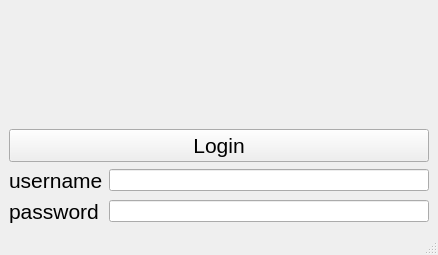
<?xml version="1.0" encoding="UTF-8"?>
<ui version="4.0">
 <class>MainWindow</class>
 <widget class="QMainWindow" name="MainWindow">
  <property name="geometry">
   <rect>
    <x>0</x>
    <y>0</y>
    <width>438</width>
    <height>255</height>
   </rect>
  </property>
  <property name="windowTitle">
   <string>MainWindow</string>
  </property>
  <widget class="QWidget" name="centralwidget">
   <layout class="QHBoxLayout" name="horizontalLayout">
    <item>
     <layout class="QVBoxLayout" name="verticalLayout_2">
      <item>
       <layout class="QVBoxLayout" name="verticalLayout">
        <item>
         <widget class="QLabel" name="labelInfo">
          <property name="font">
           <font>
            <pointsize>16</pointsize>
           </font>
          </property>
          <property name="text">
           <string/>
          </property>
          <property name="alignment">
           <set>Qt::AlignmentFlag::AlignCenter</set>
          </property>
         </widget>
        </item>
        <item>
         <widget class="QPushButton" name="btnLogin">
          <property name="font">
           <font>
            <pointsize>16</pointsize>
           </font>
          </property>
          <property name="text">
           <string>Login</string>
          </property>
         </widget>
        </item>
        <item>
         <layout class="QGridLayout" name="gridLayout">
          <item row="0" column="0">
           <widget class="QLabel" name="label">
            <property name="font">
             <font>
              <pointsize>16</pointsize>
             </font>
            </property>
            <property name="text">
             <string>username</string>
            </property>
           </widget>
          </item>
          <item row="1" column="0">
           <widget class="QLabel" name="label_2">
            <property name="font">
             <font>
              <pointsize>16</pointsize>
             </font>
            </property>
            <property name="text">
             <string>password</string>
            </property>
           </widget>
          </item>
          <item row="1" column="1">
           <widget class="QLineEdit" name="textPassword"/>
          </item>
          <item row="0" column="1">
           <widget class="QLineEdit" name="textUsername"/>
          </item>
         </layout>
        </item>
       </layout>
      </item>
     </layout>
    </item>
   </layout>
  </widget>
  <widget class="QMenuBar" name="menubar">
   <property name="geometry">
    <rect>
     <x>0</x>
     <y>0</y>
     <width>438</width>
     <height>25</height>
    </rect>
   </property>
  </widget>
  <widget class="QStatusBar" name="statusbar"/>
 </widget>
 <resources/>
 <connections/>
</ui>
